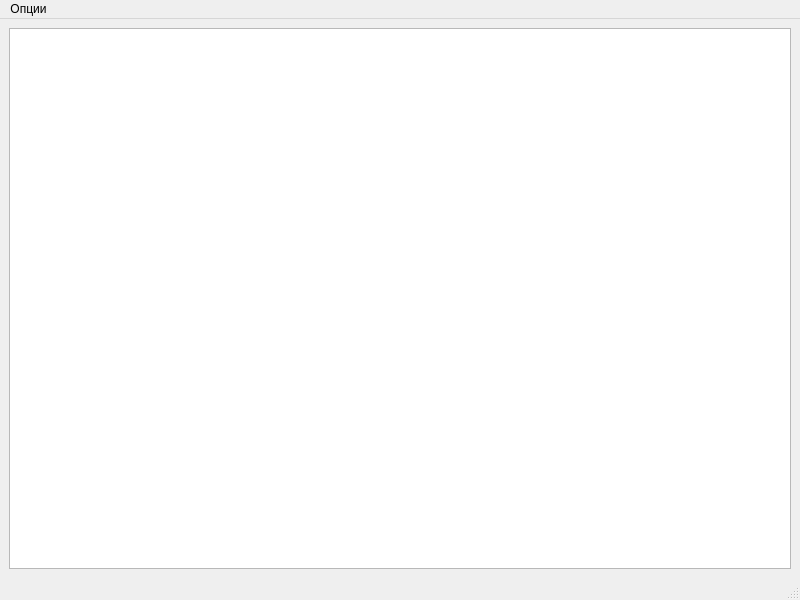
<?xml version="1.0" encoding="UTF-8"?>
<ui version="4.0">
 <class>ImageViewer</class>
 <widget class="QMainWindow" name="ImageViewer">
  <property name="geometry">
   <rect>
    <x>0</x>
    <y>0</y>
    <width>800</width>
    <height>600</height>
   </rect>
  </property>
  <property name="windowTitle">
   <string>Редактор изображений</string>
  </property>
  <widget class="QWidget" name="centralwidget">
   <layout class="QHBoxLayout" name="horizontalLayout">
    <item>
     <widget class="QGraphicsView" name="imgView"/>
    </item>
   </layout>
  </widget>
  <widget class="QMenuBar" name="menubar">
   <property name="geometry">
    <rect>
     <x>0</x>
     <y>0</y>
     <width>800</width>
     <height>22</height>
    </rect>
   </property>
   <widget class="QMenu" name="menuOptions">
    <property name="title">
     <string>Опции</string>
    </property>
    <widget class="QMenu" name="menuset_frame">
     <property name="title">
      <string>сделать рамку</string>
     </property>
     <addaction name="separator"/>
     <addaction name="separator"/>
     <addaction name="single_color"/>
     <addaction name="double_color"/>
    </widget>
    <addaction name="menuset_frame"/>
    <addaction name="actionsearch_rectangles"/>
    <addaction name="actionchange_color"/>
    <addaction name="actioncopy_frame"/>
   </widget>
   <addaction name="menuOptions"/>
  </widget>
  <widget class="QStatusBar" name="statusbar"/>
  <action name="single_color">
   <property name="text">
    <string>один цвет</string>
   </property>
  </action>
  <action name="double_color">
   <property name="text">
    <string>два цвета</string>
   </property>
  </action>
  <action name="actionsearch_rectangles">
   <property name="text">
    <string>найти прямоугольники</string>
   </property>
  </action>
  <action name="actionchange_color">
   <property name="text">
    <string>заменить цвет</string>
   </property>
  </action>
  <action name="actioncopy_frame">
   <property name="text">
    <string>копировать область</string>
   </property>
  </action>
 </widget>
 <resources/>
 <connections/>
</ui>
